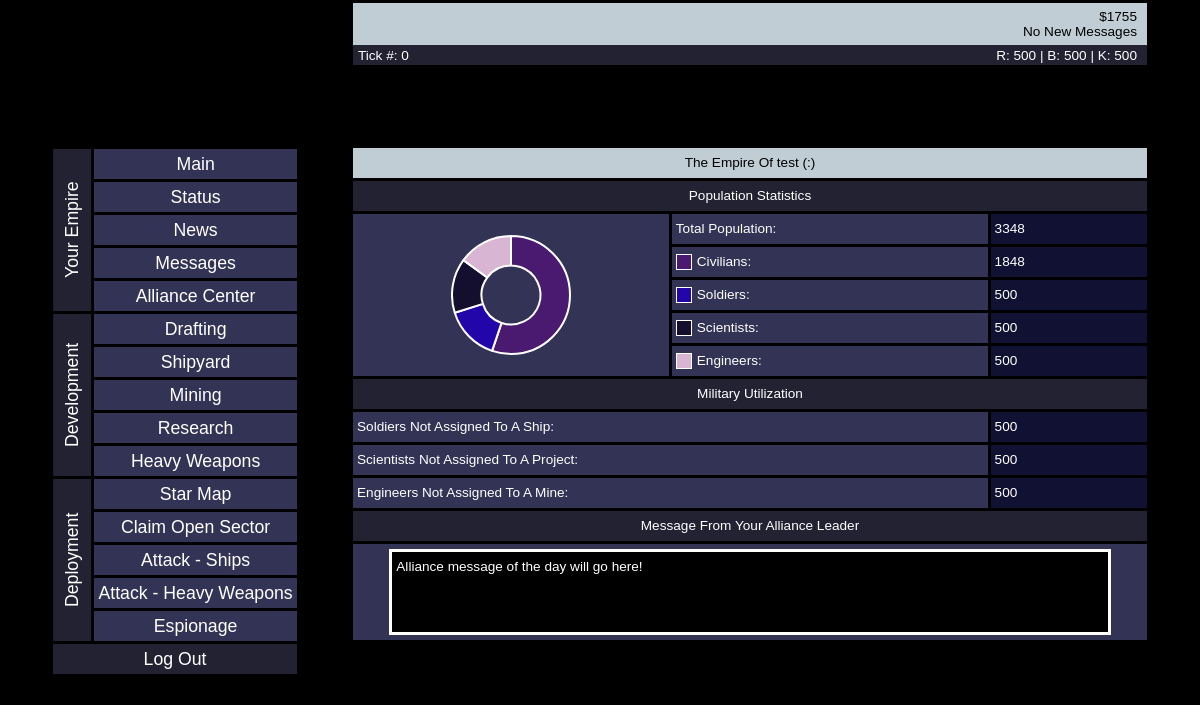
/main/main.php (signed in), run on an earlier commit of the app's database.
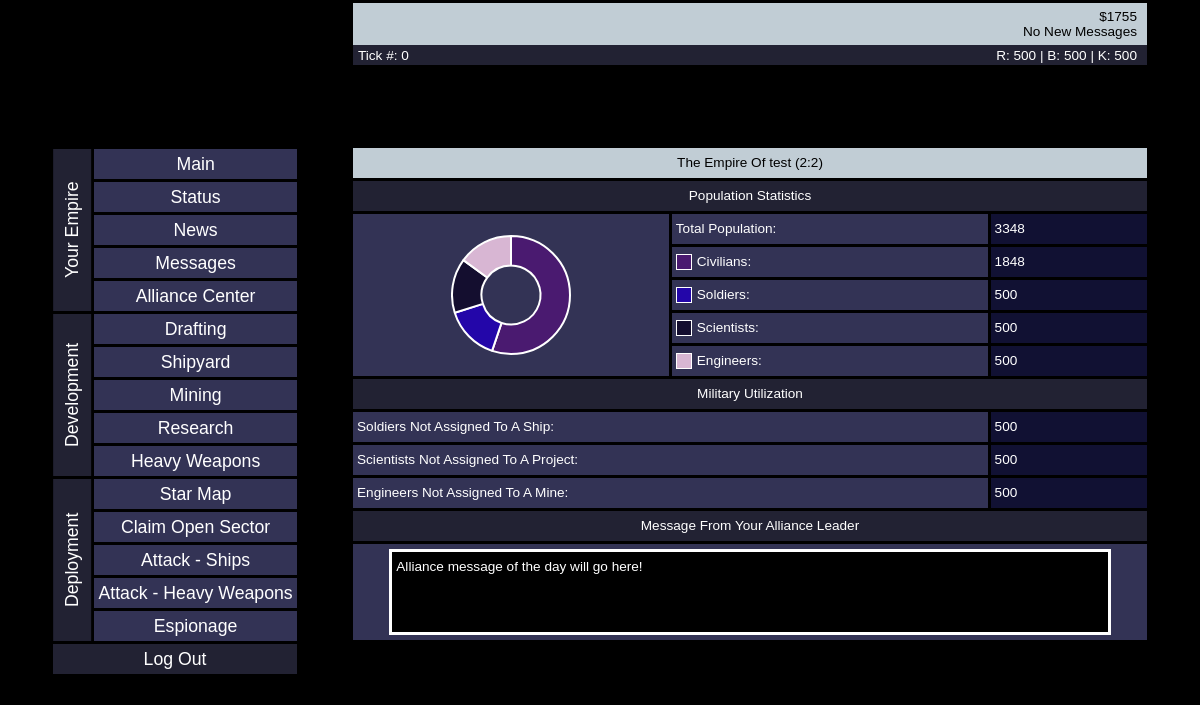
And on a later commit of the database.
### tables this page shows
CREATE TABLE IF NOT EXISTS `resources` (
  `id` int(11) NOT NULL,
  `money` int(11) NOT NULL DEFAULT '5000',
  `ridon` int(11) NOT NULL DEFAULT '500',
  `briterium` int(11) NOT NULL DEFAULT '500',
  `kriden` int(11) NOT NULL DEFAULT '500',
  `civilians` int(11) NOT NULL DEFAULT '1000',
  `soldiers` int(11) NOT NULL DEFAULT '500',
  `scientists` int(11) NOT NULL DEFAULT '500',
  `engineers` int(11) NOT NULL DEFAULT '500',
  UNIQUE KEY `id` (`id`)
);

CREATE TABLE IF NOT EXISTS `users` (
  `id` int(11) NOT NULL AUTO_INCREMENT,
  `email` varchar(255) NOT NULL,
  `username` varchar(255) NOT NULL,
  `empire_name` varchar(25) DEFAULT NULL,
  `password` varchar(255) NOT NULL,
  `leader_title` varchar(20) NOT NULL DEFAULT 'test',
  `leader_name` varchar(255) NOT NULL DEFAULT 'test',
  `sector_id` smallint(6) NOT NULL DEFAULT '0',
  `alliance_id` smallint(6) NOT NULL DEFAULT '0',
  UNIQUE KEY `id` (`id`)
);

CREATE TABLE IF NOT EXISTS `sectors` (
  `sector_id` smallint(6) NOT NULL AUTO_INCREMENT,
  `x` tinyint(4) UNSIGNED NOT NULL,
  `y` tinyint(4) UNSIGNED NOT NULL,
  `belongs_to` smallint(255) NOT NULL DEFAULT '0',
  `home_sector` smallint(6) NOT NULL DEFAULT '0',
  `starbase` tinyint(1) NOT NULL DEFAULT '0',
  UNIQUE KEY `sector_id` (`sector_id`)
);

### main/includes/_file-start.php (called while the page is built, shortened)
<?php
include('connection.php');
if(!isset($_SESSION['id'])) {
    header ('Location: ../../site/logout.php');
    exit;
} else {
    $id = $_SESSION['id'];
}
$getinfo = $connection -> prepare('SELECT * FROM users WHERE id = ?');
$getinfo -> execute([$id]);
$info = $getinfo -> fetch();
$getresources = $connection -> prepare('SELECT * FROM resources WHERE id = ?');
$getresources -> execute([$id]);
$resources = $getresources -> fetch();
$population = $resources['civilians'] + $resources['soldiers'] + $resources['engineers'] + $resources['scientists'];
$getcoords = $connection -> prepare('SELECT * FROM sectors WHERE belongs_to = ? AND home_sector = ?');
$getcoords -> execute([$id, 1]);
$coords = $getcoords -> fetch();
?>

### main/main.php (the view, shortened to what this page needs)
<?php include('includes/_file-start.php'); ?>
<script>
    window.onload = function() {
    const ctx = document.getElementById('myChart').getContext('2d');
    const myChart = new Chart(ctx, {
        type: 'doughnut',
        data: {
            labels: ['Civilians', 'Soldiers', 'Scientists', 'Engineers'],
            datasets: [{
                data: [<?=$resources['civilians']?>, <?=$resources['soldiers']?>, <?=$resources['scientists']?>, <?=$resources['engineers']?>],
                backgroundColor: ['#4a1a70', '#2306a9', '#140e2f', '#d8b6d3']
            }]
        },
        options: {
            plugins: {
                legend: {
                    display: false
                }
            }
        }
    })
}
</script>
<html>
    <head>
        <link rel='stylesheet' href='css/_parent.css'>
        <link rel='stylesheet' href='css/main.css'>
    </head>
<body>
    <div class='outerframe1'>
        <div class='outerframe2'>
        <?php include('includes/smenu.php'); ?>
            <div class='outerframe3'>
                <?php include('includes/banner.php'); ?>
                <div class='main' id='main'>
                    <div class="parent">
                        <div class="div1">The Empire Of <?=$info['username']?>  (<?=$coords['x']?>:<?=$coords['y']?>)</div>
                        <div class="div2">Population Statistics</div>
                        <div class="div3"><div class='chartContainer'><canvas id="myChart" height='120' width='120'></canvas></div></div>
                        <div class="div4">Total Population:</div>
                        <div class="div5"><?=$population?></div>
                        <div class="div6"><div class='legend l1'></div>Civilians:</div>
                        <div class="div7"><?=$resources['civilians']?></div>
                        <div class="div8"><div class='legend l2'></div>Soldiers:</div>
                        <div class="div9"><?=$resources['soldiers']?></div>
                        <div class="div10"><div class='legend l3'></div>Scientists:</div>
                        <div class="div11"><?=$resources['scientists']?></div>
                        <div class="div12"><div class='legend l4'></div>Engineers:</div>
                        <div class="div13"><?=$resources['engineers']?></div>
                        <div class='div14'>Military Utilization</div>
                        <div class='div15'>Soldiers Not Assigned To A Ship:</div>
                        <div class='div16'><?=$resources['soldiers']?></div>
                        <div class='div17'>Scientists Not Assigned To A Project:</div>
                        <div class='div18'><?=$resources['scientists']?></div>
                        <div class='div19'>Engineers Not Assigned To A Mine:</div>
                        <div class='div20'><?=$resources['engineers']?></div>
                        <div class='div21'>Message From Your Alliance Leader</div>
                        <div class='div22'><div class='amotd'>Alliance message of the day will go here!</div></div>
                    </div>
                </div>
            </div>
        </div>
    </div>
</body>
</html>

### main/includes/smenu.php
<div class="smenu" id='sidemenu'>
    <div class="smenu1">Your Empire</div>
    <div class="smenu2" onclick="location.href='main.php';">Main</div>
    <div class="smenu3">Status</div>
    <div class="smenu4">News</div>
    <div class="smenu5" onclick="location.href='messages.php';">Messages</div>
    <div class="smenu6">Alliance Center</div>
    <div class="smenu7">Development</div>
    <div class="smenu8" onclick="location.href='drafting.php';">Drafting</div>
    <div class="smenu9">Shipyard</div>
    <div class="smenu10" onclick="location.href='mining.php';">Mining</div>
    <div class="smenu11" onclick="location.href='research.php';">Research</div>
    <div class="smenu12">Heavy Weapons</div>
    <div class="smenu13">Deployment</div>
    <div class="smenu14">Star Map</div>
    <div class="smenu15">Claim Open Sector</div>
    <div class="smenu16">Attack - Ships</div>
    <div class="smenu17">Attack - Heavy Weapons</div>
    <div class="smenu18">Espionage</div>
    <div class="smenu19">Log Out</div>
</div>

### main/includes/banner.php (shortened to what this page needs)
<div class='topbanner'>
        <div class='topbanner-right'>$<?=$resources['money']?><br> No New Messages</div>
    </div>
    <div class='midbanner'>
        <div>Tick #: 0</div>
        <div class='midbanner-right'>R: <?=$resources['ridon']?> | B: <?=$resources['briterium']?> | K: <?=$resources['kriden']?></div>
    </div>

### main/css/_parent.css (style rules this page uses)
body { height: 100%; background: #000000; overflow: scroll; color: #FFFFFF; font-family: 'Gill Sans', 'Gill Sans MT', 'Calibri', 'Trebuchet MS', sans-serif; top: 0px; left: 0px; font-size: 0.85em; padding: 0px; margin: 0px; box-sizing: border-box; }
.outerframe1, .outerframe2, .outerframe3 { display: flex; flex-direction: column; align-items: flex-start; }
.topbanner { display: flex; align-items: center; justify-content: space-between; position: fixed; width: 100%; background: #C1CDD5; height: 45px; color: #000000; left: 0; top: 0; padding-right: 5px; padding-left: 5px; z-index: 99; box-sizing: border-box; border-top: 3px solid black; border-left: 3px solid black; border-right: 3px solid black; }
.topbanner-right { text-align: right; padding-right: 5px; }
.midbanner { display: flex; align-items: center; justify-content: space-between; position: fixed; width: 100%; background: #222233; color: #FFFFFF; left: 0; top: 45; height: 20px; padding-right: 5px; padding-left: 5px; z-index: 99; box-sizing: border-box; border-left: 3px solid black; border-right: 3px solid black; }
.midbanner-right { text-align: right; padding-right: 5px; }
.main { display: flex; flex-direction: column; align-items: center; width: 100vw; position: relative; box-sizing: border-box; z-index: 1; }
.smenu { display: none; width: 100vw; padding: 3px; padding-right: 3px; position: relative; left: 0; top: 146; text-align: center; background: #000000; grid-template-columns: repeat(6, 1fr); grid-template-rows: repeat(16, 30px); grid-column-gap: 3px; grid-row-gap: 3px; font-size: 1.3em; overflow-y: scroll; box-sizing: border-box; width: 250px; overflow-x: hidden; overflow-y: hidden; cursor: default; }
.smenu1, .smenu7, .smenu13 { display: flex; align-items: center; justify-content: center; background: #222233; writing-mode: tb; transform: scale(-1); }
.smenu2, .smenu3, .smenu4, .smenu5, .smenu6, .smenu8, .smenu9, .smenu10, .smenu11, .smenu12, .smenu14, .smenu15, .smenu16, .smenu17, .smenu18, .smenu19 { background: #333355; display: flex; align-items: center; justify-content: center; }
.smenu1 { grid-area: 1 / 1 / 6 / 2; }
.smenu2 { grid-area: 1 / 2 / 2 / 7; }
.smenu3 { grid-area: 2 / 2 / 3 / 7; }
.smenu4 { grid-area: 3 / 2 / 4 / 7; }
.smenu5 { grid-area: 4 / 2 / 5 / 7; }
.smenu6 { grid-area: 5 / 2 / 6 / 7; }
.smenu7 { grid-area: 6 / 1 / 11 / 2; }
.smenu8 { grid-area: 6 / 2 / 7 / 7; }
.smenu9 { grid-area: 7 / 2 / 8 / 7; }
.smenu10 { grid-area: 8 / 2 / 9 / 7; }
.smenu11 { grid-area: 9 / 2 / 10 / 7; }
.smenu12 { grid-area: 10 / 2 / 11 / 7; }
.smenu13 { grid-area: 11 / 1 / 16 / 2; }
.smenu14 { grid-area: 11 / 2 / 12 / 7; }
.smenu15 { grid-area: 12 / 2 / 13 / 7; }
.smenu16 { grid-area: 13 / 2 / 14 / 7; }
.smenu17 { grid-area: 14 / 2 / 15 / 7; }
.smenu18 { grid-area: 15 / 2 / 16 / 7; }
.smenu19 { grid-area: 16 / 1 / 17 / 7; background: #222233; }
@media only screen and (min-width: 800px) { .outerframe1 { width: 100vw; display: flex; align-items: center; } }
@media only screen and (min-width: 800px) { .outerframe2 { width: 800px; } }
@media only screen and (min-width: 800px) { .outerframe3 { width: 800px; display: flex; flex-direction: column; } }
@media only screen and (min-width: 800px) { .topbanner, .midbanner { width: 800px; position: sticky; } }
@media only screen and (min-width: 800px) { .main { width: 800px; } }
@media only screen and (min-width: 1100px) { .outerframe2 { width: 1100px; display: flex; flex-direction: row; justify-content: space-between; height: 100%; } }
@media only screen and (min-width: 1100px) { .outerframe3 { width: 800px; display: flex; align-items: flex-start; flex-direction: column; } }
@media only screen and (min-width: 1100px) { .smenu { display: grid; } }

What changed in the data, as far as the page shows it:
now on this page (row edited): sectors: x "2", y "2"
